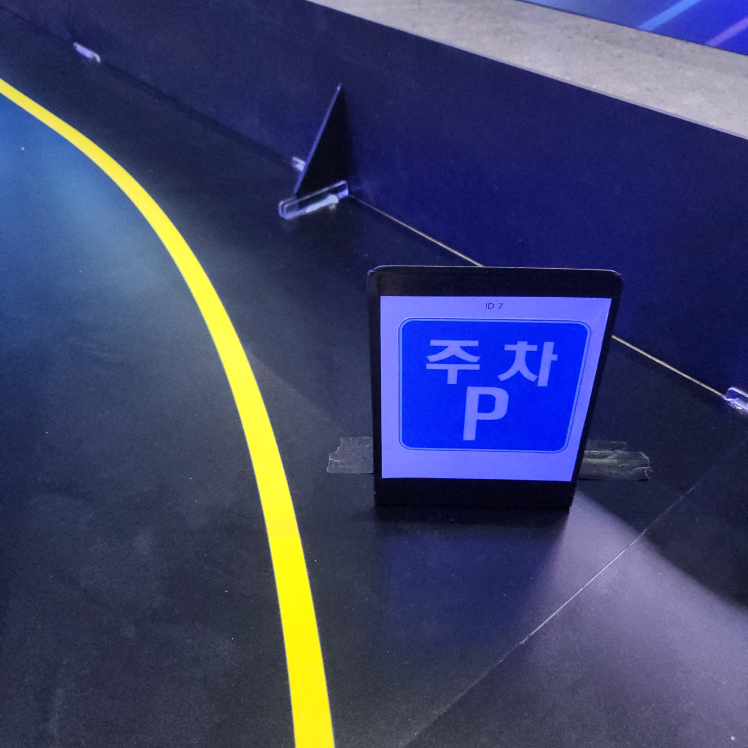
#> input picture yolo-rawdata/주차사인/20241120_153940_007.jpg, 2992 x 2992 px (shown at 1/4 size)
$ python -i jd_opencv_lane_detect.py   (imports and definitions only)
#> lines starting #> are read from the running program, lines starting #| are printed output that depends on the picture; after the words box and inside, x2 and y2 are one past the last pixel; in counts of white or black regions, pixels touching at a corner belong together
#! /usr/bin/env python3

import cv2
import numpy as np
import logging
import math
import datetime
import sys

show_image = False
class JdOpencvLaneDetect(object):
    def __init__(self):
        self.curr_steering_angle = 90

    # [15 lines left out: functions get_lane, get_steering_angle, not called in this run]

############################
# Frame processing steps
############################
def detect_lane(frame):
    logging.debug('detecting lane lines...')
    edges = detect_edges(frame)
    show_image('edges', edges)

    cropped_edges = region_of_interest(edges)
    show_image('edges cropped', cropped_edges, True)

    line_segments = detect_line_segments(cropped_edges)
    line_segment_image = display_lines(frame, line_segments)
    show_image("line segments", line_segment_image)

    lane_lines = average_slope_intercept(frame, line_segments)
    lane_lines_image = display_lines(frame, lane_lines)
    show_image("lane lines images", lane_lines_image)

    return lane_lines, lane_lines_image

'''
To improve red line detection
1. change hue value: lower_red1[0], upper_red1[0], lower_red2[0], upper_red2[0]
recommand values are 170 ~ 180 and 0 ~ 30. we use 2 masks.
2. change saturation value: lower_red1[1], lower_red2[1]
recommand values: 70 ~ 100
3. change value value: lower_red1[1], lower_red2[1]
recommand values: 30 ~ 100
'''
def detect_edges(frame):
    # filter for red lane lines
    hsv = cv2.cvtColor(frame, cv2.COLOR_BGR2HSV)
    show_image("hsv", hsv)
    # red
    lower_red1 = np.array([0, 50, 50])
    upper_red1 = np.array([40, 255, 255])
    mask1 = cv2.inRange(hsv, lower_red1, upper_red1)
    lower_red2 = np.array([160, 50, 50])
    upper_red2 = np.array([180, 255, 255])
    mask2 = cv2.inRange(hsv, lower_red2, upper_red2)
    mask = mask1+mask2

    show_image("blue mask", mask, True)

    # detect edges
    edges = cv2.Canny(mask, 200, 400)
    show_image("blue edge", edges)

    return edges

def region_of_interest(canny):
    height, width = canny.shape
    mask = np.zeros_like(canny)

    # only focus bottom half of the screen

    polygon = np.array([[
        (0, height*(1/2)),
        (width, height*(1/2)),
        (width, height),
        (0, height),
    ]], np.int32)
    cv2.fillPoly(mask, polygon, 255)
    show_image("mask", mask)
    masked_image = cv2.bitwise_and(canny, mask)
    return masked_image

def detect_line_segments(cropped_edges):
    # tuning min_threshold, minLineLength, maxLineGap is a trial and error process by hand
    rho = 1  # precision in pixel, i.e. 1 pixel
    angle = np.pi / 180  # degree in radian, i.e. 1 degree
    min_threshold = 10  # minimal of votes
    line_segments = cv2.HoughLinesP(cropped_edges, rho, angle, min_threshold, np.array([]), minLineLength=15, maxLineGap=4)

    if line_segments is not None:
        for line_segment in line_segments:
            logging.debug('detected line_segment:')
            logging.debug("%s of length %s" % (line_segment, length_of_line_segment(line_segment[0])))

    return line_segments


def average_slope_intercept(frame, line_segments):
    """
    This function combines line segments into one or two lane lines
    If all line slopes are < 0: then we only have detected left lane
    If all line slopes are > 0: then we only have detected right lane
    """
    lane_lines = []
    if line_segments is None:
        logging.info('No line_segment segments detected')
        return lane_lines

    height, width, _ = frame.shape
    left_fit = []
    right_fit = []

    boundary = 1/3
    left_region_boundary = width * (1 - boundary)  # left lane line segment should be on left 2/3 of the screen
    right_region_boundary = width * boundary # right lane line segment should be on left 2/3 of the screen

    for line_segment in line_segments:
        for x1, y1, x2, y2 in line_segment:
            if x1 == x2:
                logging.info('skipping vertical line segment (slope=inf): %s' % line_segment)
                continue
            fit = np.polyfit((x1, x2), (y1, y2), 1)
            slope = fit[0]
            intercept = fit[1]
            if slope < 0:
                if x1 < left_region_boundary and x2 < left_region_boundary:
                    #left_fit.append((slope, intercept))
                    if slope < -0.75:
                        #print("left points:", x1, x2, y1, y2)
                        #print("left slope", slope, "intercepts:", intercept)
                        left_fit.append((slope, intercept))
            else:
                if x1 > right_region_boundary and x2 > right_region_boundary:
                    #right_fit.append((slope, intercept))
                    if slope > 0.75:
                        #print("right points:", x1, x2, y1, y2)
                        #print("right slope", slope, "intercepts:", intercept)
                        right_fit.append((slope, intercept))

    left_fit_average = np.average(left_fit, axis=0)
    if len(left_fit) > 0:
        lane_lines.append(make_points(frame, left_fit_average))

    right_fit_average = np.average(right_fit, axis=0)
    if len(right_fit) > 0:
        lane_lines.append(make_points(frame, right_fit_average))

    logging.debug('lane lines: %s' % lane_lines)  # [[[316, 720, 484, 432]], [[1009, 720, 718, 432]]]

    return lane_lines


# [52 lines left out: functions compute_steering_angle, stabilize_steering_angle, not called in this run]


"""
  Utility Functions
"""
def display_lines(frame, lines, line_color=(0, 255, 0), line_width=10):
    line_image = np.zeros_like(frame)
    if lines is not None:
        for line in lines:
            for x1, y1, x2, y2 in line:
                cv2.line(line_image, (x1, y1), (x2, y2), line_color, line_width)
    line_image = cv2.addWeighted(frame, 0.8, line_image, 1, 1)
    return line_image


# [22 lines left out: function display_heading_line, not called in this run]


def length_of_line_segment(line):
    x1, y1, x2, y2 = line
    return math.sqrt((x2 - x1) ** 2 + (y2 - y1) ** 2)


def show_image(title, frame, show=show_image):
    if show:
        cv2.imshow(title, frame)


def make_points(frame, line):
    height, width, _ = frame.shape
    slope, intercept = line
    y1 = height  # bottom of the frame
    y2 = int(y1 * 1 / 2)  # make points from middle of the frame down

    # bound the coordinates within the frame
    x1 = max(-width, min(2 * width, int((y1 - intercept) / slope)))
    x2 = max(-width, min(2 * width, int((y2 - intercept) / slope)))
    return [[x1, y1, x2, y2]]

>>> import cv2
>>> picture = cv2.imread('../yolo-rawdata/주차사인/20241120_153940_007.jpg')
#> picture is the input picture: shape (2992, 2992, 3); mean B, G, R 106.1, 66.1, 60.7
>>> result = detect_lane(picture)
#> in detect_edges, `hsv = cv2.cvtColor(frame, cv2.COLOR_BGR2HSV)`: hsv: shape (2992, 2992, 3); mean H, S, V 114.1, 129.6, 112.6
#> in detect_edges, `mask1 = cv2.inRange(hsv, lower_red1, upper_red1)`:
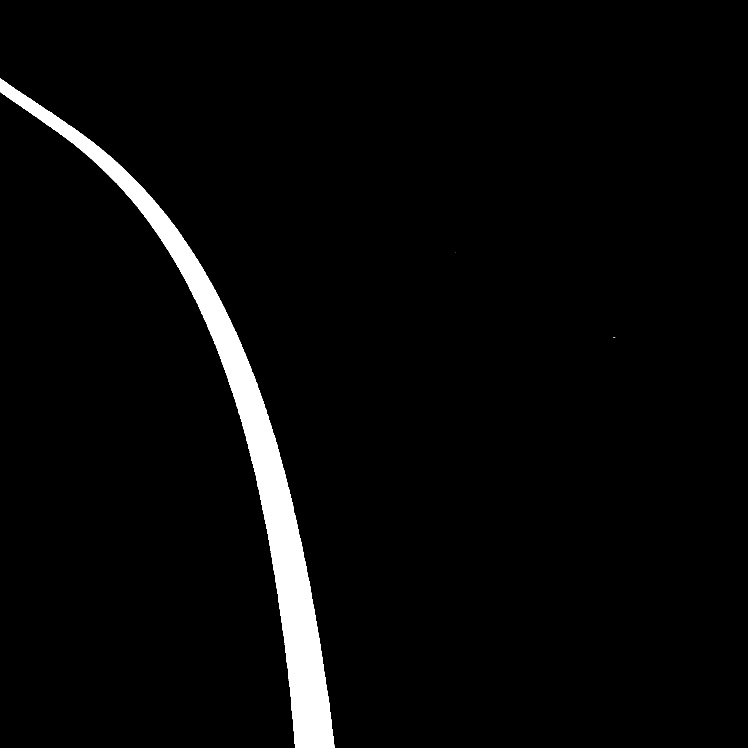
#> mask1: shape (2992, 2992) (shown at 1/4 size); 3.4% white; 5 white regions (4 under 20 px), largest, box (x1, y1, x2, y2) and area: (0, 315, 1339, 2992) 302774
#> in detect_edges, `mask2 = cv2.inRange(hsv, lower_red2, upper_red2)`: mask2: shape (2992, 2992); every value is 0
#> in detect_edges, `edges = cv2.Canny(mask, 200, 400)`:
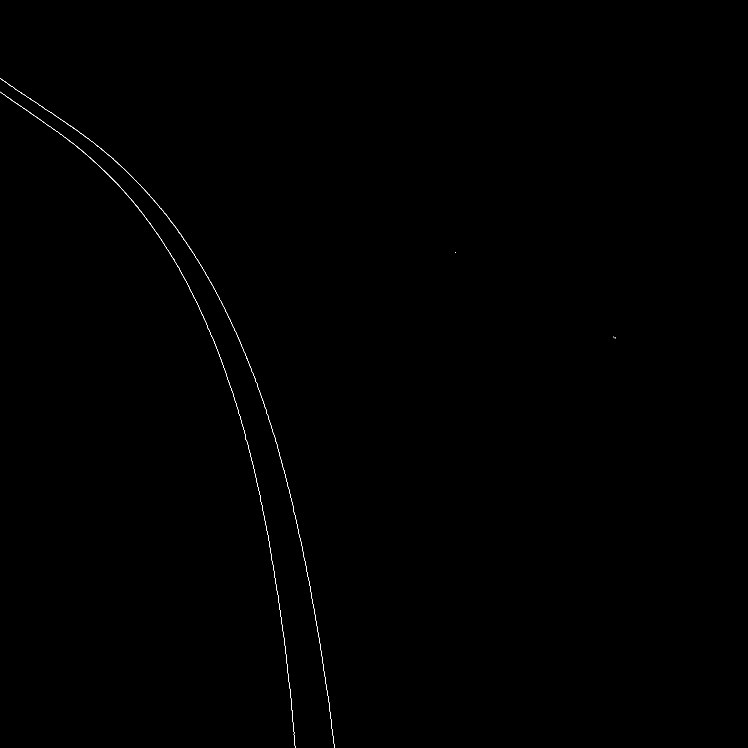
#> edges: shape (2992, 2992) (shown at 1/4 size); 0.07% white in thin lines or dots, all inside (x1, y1, x2, y2) = (0, 314, 2462, 2992)
#> in region_of_interest, `cv2.fillPoly(mask, polygon, 255)`:
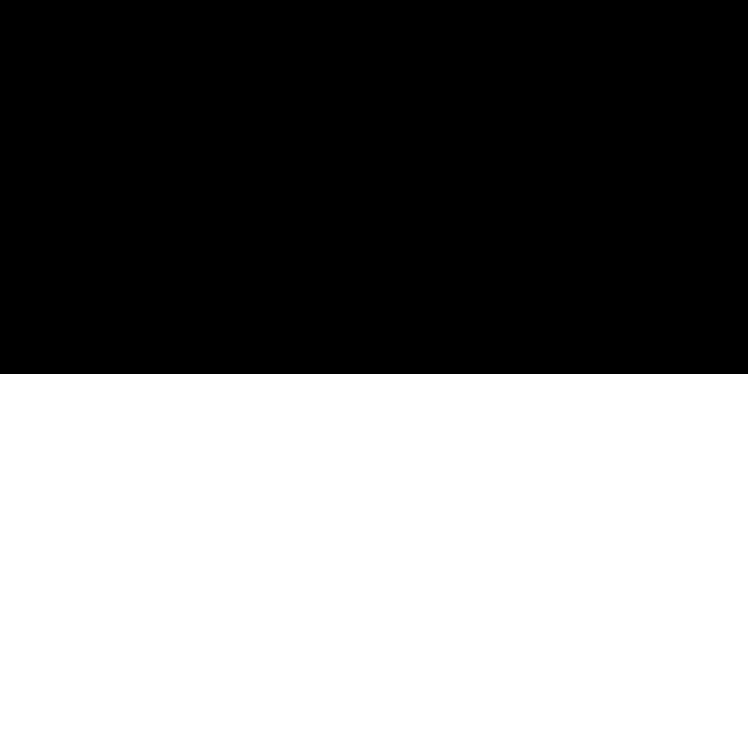
#> mask: shape (2992, 2992) (shown at 1/4 size); 50% white; 1 white region, box (x1, y1, x2, y2) and area: (0, 1496, 2992, 2992) 4476032
#> in region_of_interest, `masked_image = cv2.bitwise_and(canny, mask)`:
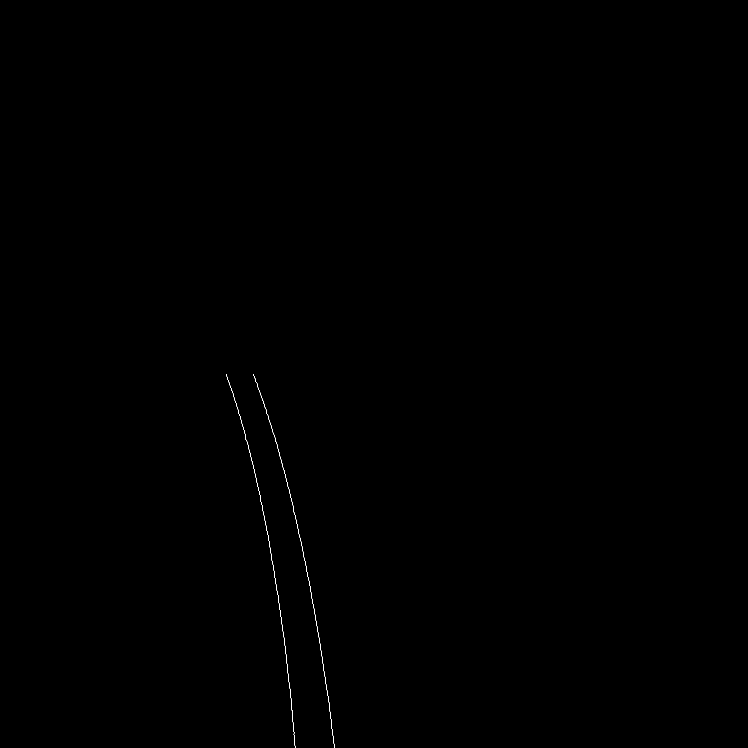
#> masked_image: shape (2992, 2992) (shown at 1/4 size); 0.03% white in thin lines or dots, all inside (x1, y1, x2, y2) = (905, 1496, 1339, 2992)
#> in detect_line_segments, `line_segments = cv2.HoughLinesP(cropped_edges, rho, angle, min_thresho..`: line_segments = 67 rows, first 6: [1138, 2567, 1148, 2656], [1246, 2383, 1253, 2422], [1121, 2451, 1129, 2507], [1168, 2840, 1169, 2857], [1270, 2519, 1273, 2538], [1049, 2031, 1068, 2124]
#> the loop in detect_line_segments, `for line_segment in line_segments:` made 67 passes
#> (x1 in length_of_line_segment, y1 in length_of_line_segment, x2 in length_of_line_segment, y2 in length_of_line_segment) on passes 1 to 12: (1138, 2567, 1148, 2656), (1246, 2383, 1253, 2422), (1121, 2451, 1129, 2507), (1168, 2840, 1169, 2857), (1270, 2519, 1273, 2538), (1049, 2031, 1068, 2124), (1118, 1816, 1128, 1855), (954, 1648, 967, 1690), (1331, 2933, 1335, 2967), (1139, 1891, 1161, 1983), (907, 1504, 923, 1551), (1158, 2743, 1160, 2763)
#> the loop in display_lines, `for line in lines:` made 67 passes
#> in display_lines, `line_image = cv2.addWeighted(frame, 0.8, line_image, 1, 1)`:
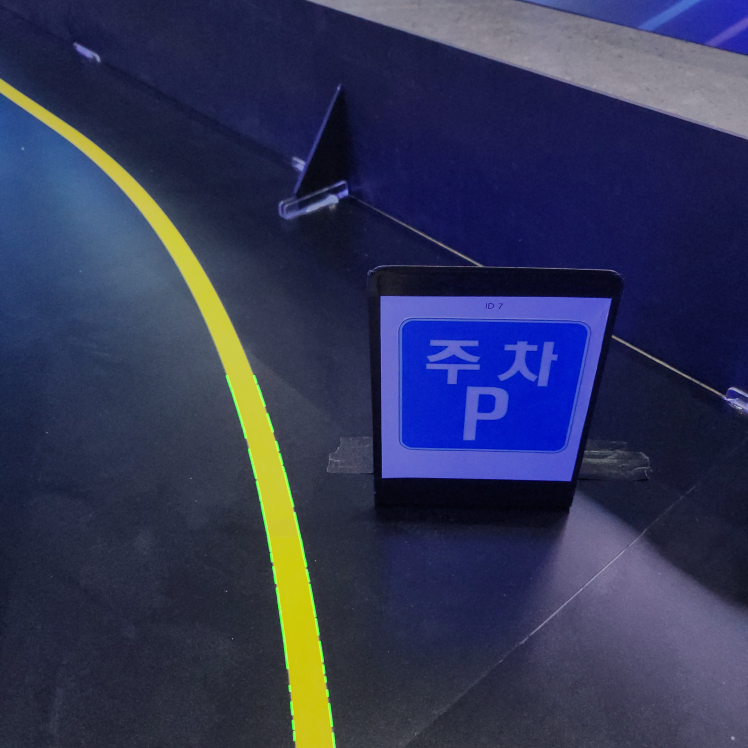
#> line_image: shape (2992, 2992, 3) (shown at 1/4 size); mean B, G, R 85.9, 54.2, 49.6
#> the loop in average_slope_intercept, `for line_segment in line_segments:` made 67 passes
#> after the loop in average_slope_intercept, `for line_segment in line_segments:`: left_fit = []; right_fit = 59 pairs, first value 2.77 to 32, second value -34704 to -1310.3
#> in average_slope_intercept, `left_fit_average = np.average(left_fit, axis=0)`: left_fit_average = nan
#> in average_slope_intercept, `right_fit_average = np.average(right_fit, axis=0)`: right_fit_average = [7.13, -6059.7]
#> in make_points, `slope, intercept = line`: slope = 7.13; intercept = -6059.7
#> in make_points, `x1 = max(-width, min(2 * width, int((y1 - intercept) / slope)))`: x1 = 1270
#> in make_points, `x2 = max(-width, min(2 * width, int((y2 - intercept) / slope)))`: x2 = 1060
#> in detect_lane, `lane_lines = average_slope_intercept(frame, line_segments)`: lane_lines = [[[1270, 2992, 1060, 1496]]]
#> the loop in display_lines (call 2), `for line in lines:` made 1 pass

$ run again, on yolo-rawdata/주차사인/20241120_153940_023.jpg
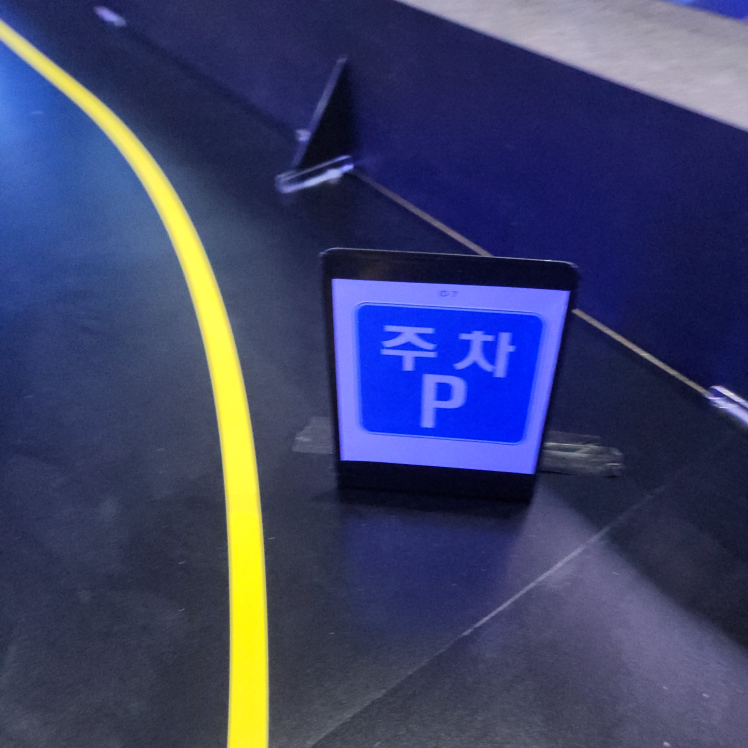
#> input picture yolo-rawdata/주차사인/20241120_153940_023.jpg, 2992 x 2992 px (shown at 1/4 size)
#> picture is the input picture: shape (2992, 2992, 3); mean B, G, R 104.6, 65.8, 60.3
#> hsv: shape (2992, 2992, 3); mean H, S, V 113.5, 128.8, 111.5
#> in detect_edges, `mask1 = cv2.inRange(hsv, lower_red1, upper_red1)`:
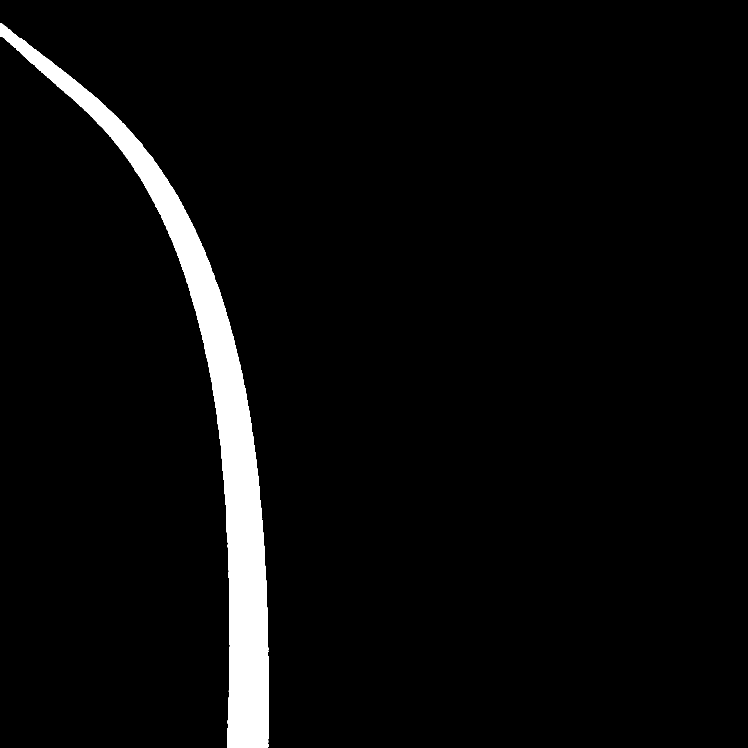
#> mask1: shape (2992, 2992) (shown at 1/4 size); 4.1% white; 1 white region, box (x1, y1, x2, y2) and area: (0, 93, 1076, 2992) 365791
#> mask2: shape (2992, 2992); every value is 0
#> edges: shape (2992, 2992); 0.07% white in thin lines or dots, all inside (x1, y1, x2, y2) = (0, 92, 1076, 2992)
#> mask: shape (2992, 2992); 50% white; 1 white region, box (x1, y1, x2, y2) and area: (0, 1496, 2992, 2992) 4476032
#> masked_image: shape (2992, 2992); 0.03% white in thin lines or dots, all inside (x1, y1, x2, y2) = (840, 1496, 1076, 2992)
#> in detect_line_segments, `line_segments = cv2.HoughLinesP(cropped_edges, rho, angle, min_thresho..`: line_segments = 68 rows, first 6: [1071, 2560, 1071, 2588], [1033, 1912, 1038, 1975], [914, 2290, 914, 2310], [1073, 2825, 1073, 2864], [1060, 2262, 1061, 2283], [918, 2609, 918, 2587]
#> the loop in detect_line_segments, `for line_segment in line_segments:` made 68 passes
#> the loop in display_lines, `for line in lines:` made 68 passes
#> in display_lines, `line_image = cv2.addWeighted(frame, 0.8, line_image, 1, 1)`:
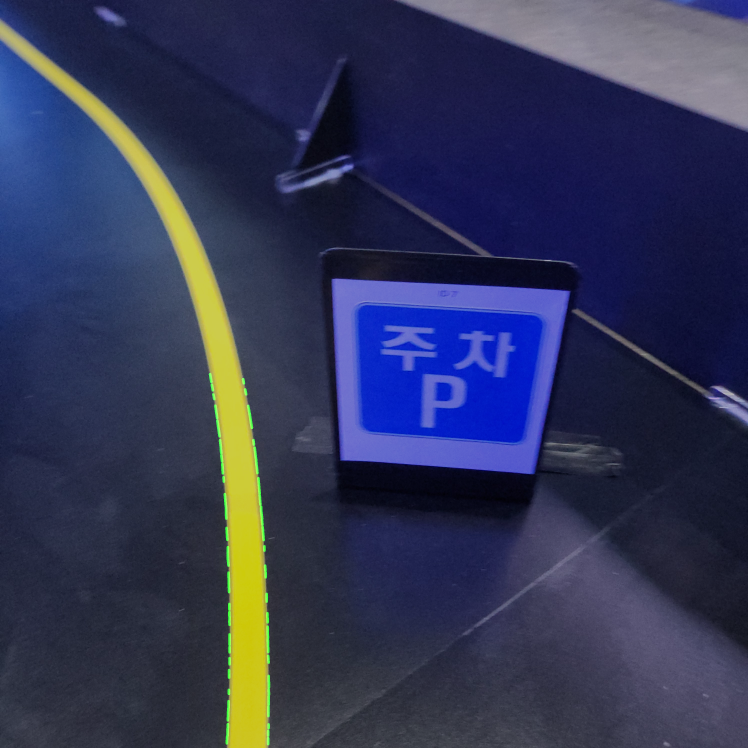
#> line_image: shape (2992, 2992, 3) (shown at 1/4 size); mean B, G, R 84.7, 54, 49.2
#> the loop in average_slope_intercept, `for line_segment in line_segments:` made 68 passes
#> after the loop in average_slope_intercept, `for line_segment in line_segments:`: left_fit = [(-24.5, 25200.5), (-28, 28369), (-24, 28246)]; right_fit = [(12.6, -11103.8), (21, -19998), (37, -37101), (8.8, -7168.4), (12.33, -10839.3), (47, -47775), (13.5, -11849), (13, -11515), (10.33, -8741), (15, -13643), (9, -7357), (8.25, -6570), (22, -20871), (25, -23765), (10.5, -8916.5)]
#> left_fit_average = [-25.5, 27271.8]
#> slope = -25.5; intercept = 27271.8
#> in make_points, `x1 = max(-width, min(2 * width, int((y1 - intercept) / slope)))`: x1 = 952
#> in make_points, `x2 = max(-width, min(2 * width, int((y2 - intercept) / slope)))`: x2 = 1010
#> right_fit_average = [17.69, -16480.9]
#> lane_lines = [[[952, 2992, 1010, 1496]], [[1100, 2992, 1016, 1496]]]
#> the loop in display_lines (call 2), `for line in lines:` made 2 passes
